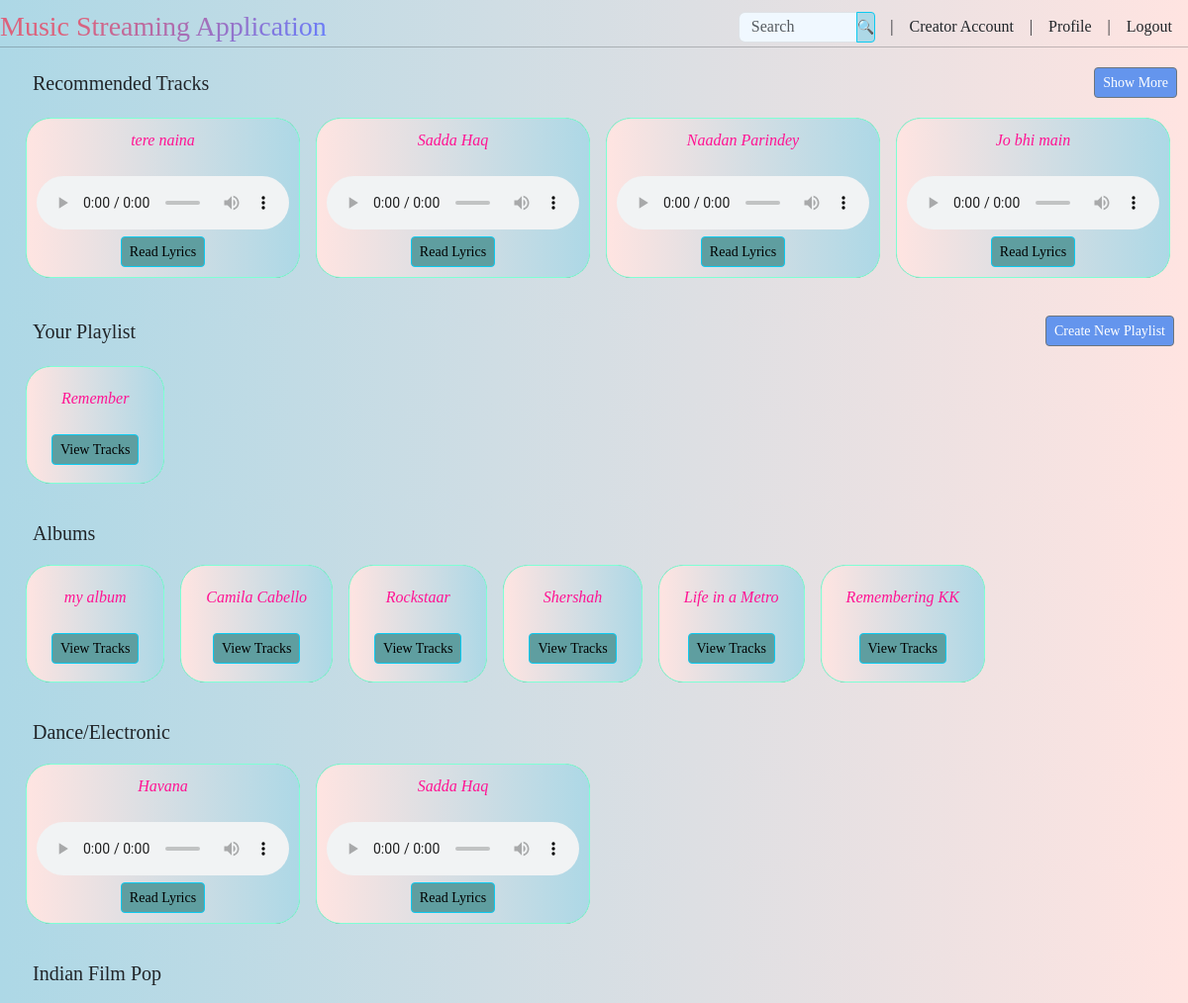
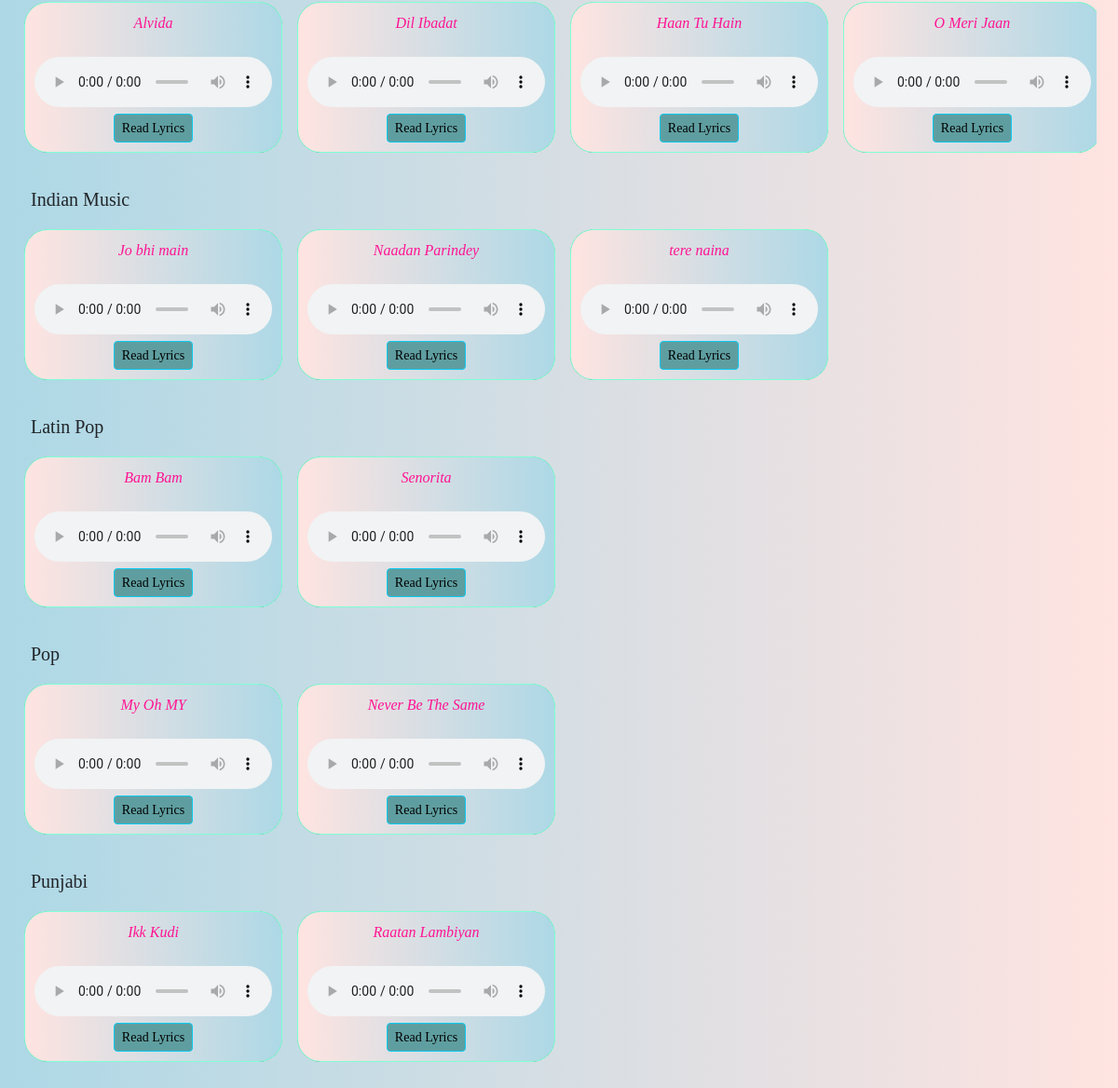
The page /user/dashboard (signed in) on the database its author committed (2 pictures, top to bottom).
### app.py (models this page shows)
class Songs(db.Model):
    __tablename__ = 'songs'
    id = db.Column(db.Integer, primary_key=True)
    title = db.Column(db.String, nullable=False)
    singer = db.Column(db.String, nullable=False)
    date = db.Column(db.String, nullable=False)
    lyrics = db.Column(db.String, nullable=False)
    genre = db.Column(db.String, nullable=False)
    filename = db.Column(db.String, nullable=False)
    user_id = db.Column(db.Integer, db.ForeignKey('users.id'))
    __table_args__ = (UniqueConstraint('title', 'singer', name='unique_singer_title'),)

class Playlist(db.Model):
    __tablename__ = 'playlists'
    id = db.Column(db.Integer, primary_key=True)
    name = db.Column(db.String, nullable=False, unique=True)
    user_id = db.Column(db.Integer, db.ForeignKey('users.id'), nullable=False)
    songs_in_playlist = db.relationship('Songs_in_Playlist', backref='playlist', lazy=True)
    __table_args__ = (UniqueConstraint('name', 'user_id', name='playlist_user'),)

class Album(db.Model):
    __tablename__ = 'albums'
    id = db.Column(db.Integer, primary_key=True)
    name = db.Column(db.String, nullable=False, unique=True)
    user_id = db.Column(db.Integer, db.ForeignKey('users.id'), nullable=False)
    songs_in_album = db.relationship('Songs_in_Album', backref='album', lazy=True)

### app.py (the view)
    @app.route('/user/dashboard', methods=['GET'])
    @login_required
    def user_dash():
        songs=Songs.query.order_by(Songs.id.desc()).all()
        playlists = Playlist.query.filter_by(user_id=current_user.id).all()
        albums = Album.query.order_by(Album.id.desc()).all()
        genres = db.session.query(Songs.genre).distinct().all()
        return render_template('user_dash.html', songs=songs,genres=genres, playlists=playlists,
                                albums=albums)

### app.py (called while the page is built)
@login_manager.user_loader
def load_user(user_id):
    return Users.query.get(int(user_id))

### templates/user_dash.html (shortened to what this page needs)
<!DOCTYPE html>
<html lang="en">
  <head>
    <link
      href="https://cdn.jsdelivr.net/npm/bootstrap@5.3.2/dist/css/bootstrap.min.css"
      rel="stylesheet"
/>
    <link rel="stylesheet" href="/static/styles/user_dash.css" />
  </head>
  <body>
    <div class="header">
      <h3>Music Streaming Application</h3>
      <ul class="nav">
        <li class="nav-item">
          <form class="input-group" method="POST", action="{{ url_for('search') }}">
            <input type="search" name="search" class="form-control" style="width: 120px; margin:0px;"
            placeholder="Search"/>
            <input type="submit" class="btn btn-info btn-sm" value="🔍" style="height: 31px;
            padding: 0px; background-color: lightblue; margin-right:15px;"/>
          </form>
        </li>
        |
        <li class="nav-item">
          {% if current_user.is_authenticated and current_user.creator %}
            {% if current_user.songs %}
              <a class="nav-link" href="{{ url_for('creator_dash') }}">Creator Account</a>
            {% else %}
              <a class="nav-link" href="{{ url_for('new_creator') }}">Creator Account</a>
            {% endif %}
          {% else %}
            <a class="nav-link" href="{{ url_for('register_creator') }}">Creator Account</a>
          {% endif %}
        </li>
        |
        <li class="nav-item">
          <a class="nav-link" href="#">Profile</a>
        </li>
        |
        <li class="nav-item">
          <a class="nav-link" href="{{ url_for('logout') }}">Logout</a>
        </li>
      </ul>
    </div>
    <hr />
    <div class="box">
      <div class="row">
        <div class="header" style="margin-left: 15px; margin-right: 15px; padding-right: 15px">
          <h5>Recommended Tracks</h5>
          <ul class="nav">
            <li class="nav-item">
              <a href="{{ url_for('user_songs') }}" class="btn btn-secondary btn-sm"
                style="background: cornflowerblue">Show More</a>
            </li>
          </ul>
        </div>
        <div class="col">
          {% for song in songs %}
            <div class="box-sm">
              <em>{{ song.title }}</em><br /><br />
              <audio controls>
                <source src="{{ url_for('static', filename='audio/' + song.filename) }}" type="audio/mpeg">
              </audio><br />
              <a href="{{ url_for('song_details', id=song.id) }}" class="btn btn-info btn-sm">Read Lyrics</a>
            </div>
          {% endfor %}
        </div>
      </div>
      <div class="row">
        <div class="header" style="margin-left: 15px; margin-right: 15px;
                                   padding-top: 15px; padding-right: 18px;">
          <h5>Your Playlist</h5>
          <ul class="nav">
            <li class="nav-item">
              <a href="{{ url_for('new_playlist') }}" class="btn btn-secondary btn-sm"
                style="background: cornflowerblue">Create New Playlist</a>
            </li>
          </ul>
        </div>
        <div class="col">
          {%if playlists%}
            {% for playlist in playlists %}
              <div class="box-sm" style="padding-left: 25px; padding-right:25px;
                                        padding-bottom:18px; padding-top:20px;">
                <em>{{ playlist.name }}</em><br /><br />
                <a href="{{ url_for('view_playlist', id=playlist.id) }}" class="btn btn-info btn-sm">
                  View Tracks</a>
              </div>
            {% endfor %}
          {%else%}
            <div class="msg">
              You have not created any playlists yet.
            </div>
          {%endif%}
        </div>
      </div>
        <div class="row">
        <div class="header" style="margin-left: 15px; margin-right: 15px;
                                   padding-top: 15px; padding-right: 18px;">
          <h5>Albums</h5>
        </div>
        <div class="col">
          {%if albums%}
            {% for album in albums %}
              <div class="box-sm" style="padding-left: 25px; padding-right:25px;
                                        padding-bottom:18px; padding-top:20px;">
                <em>{{ album.name }}</em><br /><br />
                <a href="{{ url_for('view_album', id=album.id) }}" class="btn btn-info btn-sm">View Tracks</a>
              </div>
            {% endfor %}
          {%else%}
            <div class="msg">
              Sorry, no albums are available currently.
            </div>
          {%endif%}
        </div>
      </div>
      {% for genre in genres | sort %}
      <div class="row">
        <div class="genre">
          <div class="header" style="margin-left: 15px; margin-right: 15px; padding-top: 15px">
            <h5>{{genre[0]}}</h5>
          </div>
          <div class="col">
            {% for song in songs | sort(attribute='title') %}
              {% if song.genre == genre[0] %}
                <div class="box-sm">
                  <em>{{ song.title }}</em><br /><br />
                  <audio controls>
                    <source src="{{ url_for('static', filename='audio/' + song.filename) }}" type="audio/mpeg">
                  </audio><br />
                  <a href="{{ url_for('song_details', id=song.id) }}" class="btn btn-info btn-sm">Read Lyrics</a>
                </div>
              {%endif%}
            {% endfor %}
          </div>
        </div>
      </div>
      {%endfor%}
    </div>
  </body>
</html>

### static/styles/user_dash.css (style rules this page uses)
h3, h5 { margin:0 auto; text-align:left; margin-left: 0px; }
body { font-family: cursive; background-color: mintcream; background: linear-gradient(to right, lightblue, mistyrose); padding-top: 7px }
.nav-link { color: inherit; text-decoration: none; }
hr { margin-top: auto; margin-bottom: 20px; }
.nav { display: flex; align-items: center; justify-content: flex-end; }
.header { display: flex; justify-content: center; align-items: center; }
.form-control { padding-top: 6px; margin-top: 6px; height: 31px; background-color: aliceblue; }
.box { overflow-y: auto; height: 85vh; padding-top:0px; padding-bottom: 0px; padding-left: 18px; padding-right: 23px; }
.box-sm { background-image: linear-gradient(to right, mistyrose, lightblue); color: deeppink; background-color: black; border: 1px solid aquamarine; padding: 10px; text-align: center; border-radius: 25px; margin-top: 20px; margin-left: 8px; margin-right: 8px; }
audio { width: 255px; }
.col { display: flex; align-content: center; white-space: nowrap; overflow-x: auto; padding-bottom: 23px; }
.btn { background: cadetblue; }
.row { overflow-x: hidden; }
h3 { background: -webkit-linear-gradient(315deg,#dc627c 25%,#647eff); background-clip: text; -webkit-background-clip: text; -webkit-text-fill-color: transparent; }

### rows shown on the page
Songs: title "tere naina"
Songs: title "Sadda Haq"
Songs: title "Naadan Parindey"
Songs: title "Jo bhi main"
Playlist: name "Remember"
Album: name "my album"
Album: name "Camila Cabello"
Album: name "Rockstaar"
Album: name "Shershah"
Album: name "Life in a Metro"
Album: name "Remembering KK"
Songs: title "Havana"
Songs: title "Alvida"
Songs: title "Dil Ibadat"
Songs: title "Haan Tu Hain"
Songs: title "O Meri Jaan"
Songs: title "Bam Bam"
Songs: title "Senorita"
Songs: title "My Oh MY"
Songs: title "Never Be The Same"
Songs: title "Ikk Kudi"
Songs: title "Raatan Lambiyan"

### other values the page prints
{{ genre[0] }} "Dance/Electronic" "Indian Film Pop" "Indian Music" "Latin Pop" "Pop" "Punjabi"
